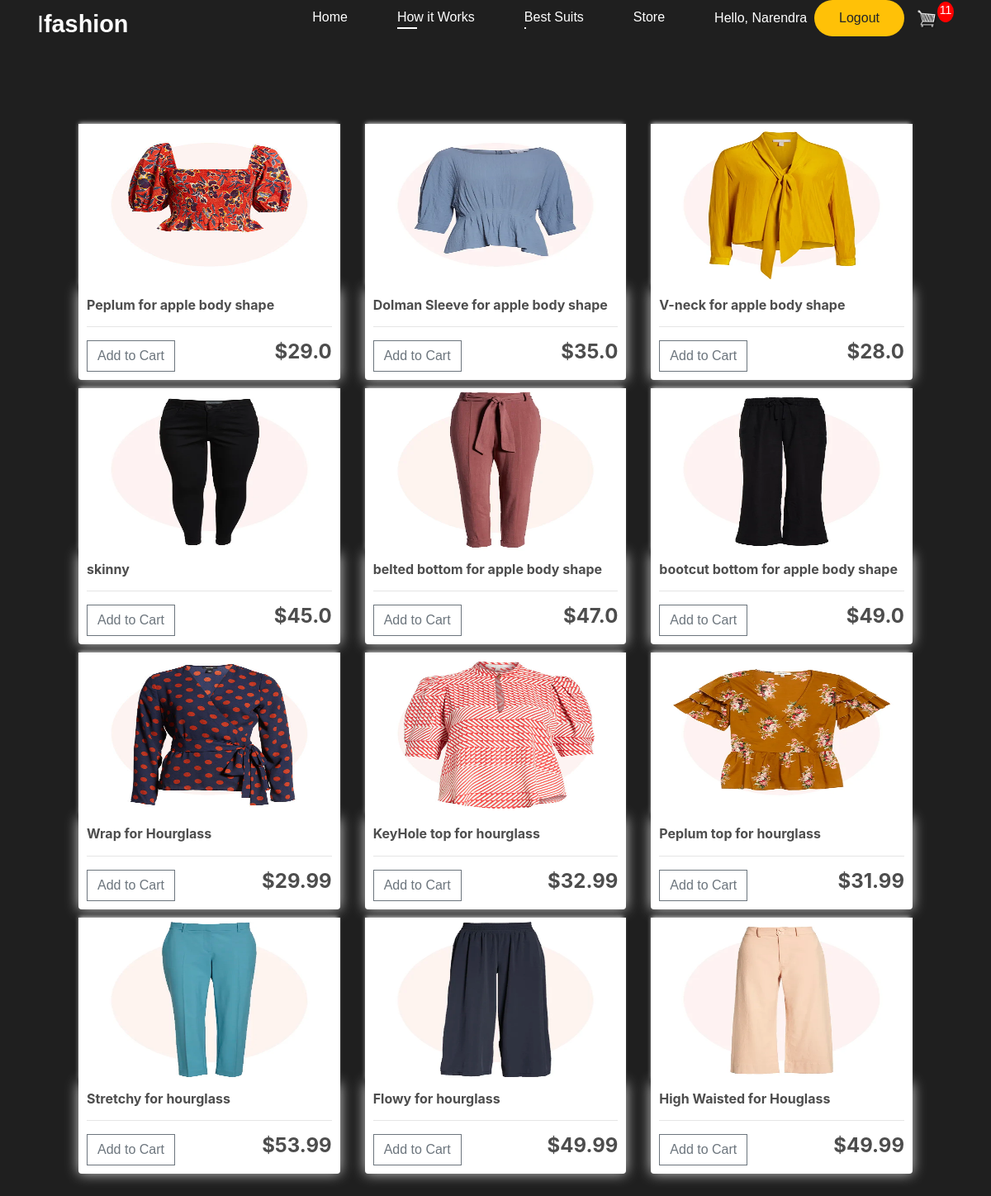
/shop (signed in), run on the app's committed database.
### ecom/models.py (models this page shows, shortened)
class Product(models.Model):
	name = models.CharField(max_length=200)
	price = models.FloatField()
	digital = models.BooleanField(default=False,null=True, blank=True)
	image = models.ImageField(null=True, blank=True)
	@property
	def imageURL(self):
		try:
			url = self.image.url
		except:
			url = ''
		return url

### ecom/views.py (the view)
# urls.py: path('shop',views.shop,name='shop')
def shop(request):
    data = cartData(request)
    cartItems = data['cartItems']
    order = data['order']
    items = data['items']
    products = Product.objects.all()
    context = {'products':products, 'cartItems':cartItems}
    return render(request,'shop.html',context)

### ecom/models.py (called while the page is built)
	@property
	def get_cart_items(self):
		orderitems = self.orderitem_set.all()
		total = sum([item.quantity for item in orderitems])
		return total

### ecom/utils.py (called while the page is built)
def cartData(request):
	if request.user.is_authenticated:
		customer = request.user.customer
		order, created = Order.objects.get_or_create(customer=customer, complete=False)
		items = order.orderitem_set.all()
		cartItems = order.get_cart_items
	else:
		cookieData = cookieCart(request)
		cartItems = cookieData['cartItems']
		order = cookieData['order']
		items = cookieData['items']
	return {'cartItems':cartItems ,'order':order, 'items':items}

### ecom/templates/shop.html
{% extends 'main.html' %}
{% load static %}
{% block content%}
<div class="row" style="padding: 80px;">
    {% for product in products %}
    <div class="col-lg-4">
        <img class="thumbnail" src="{{product.imageURL}}">
        <div class="box-element product">
            <h6><strong>{{product.name}}</strong></h6>
            <hr>
            <button data-product="{{product.id}}" data-action="add" class="btn btn-outline-secondary add-btn update-cart">Add to Cart</button>
            <h4 style="display: inline-block; float: right"><strong>${{product.price}}</strong></h4>
        </div>
    </div>
    {% endfor %}
</div>
{% endblock %}

### ecom/templates/main.html (shortened to what this page needs)
<!DOCTYPE html>
{% load static %}
<html>
<head>
	<link rel="stylesheet" href="https://stackpath.bootstrapcdn.com/bootstrap/4.4.1/css/bootstrap.min.css">
	<link rel="stylesheet" type="text/css" href="{% static 'css/main.css' %}">
</head>
<body>
	<body>
		<nav class="container">
		  <div class="logo">I<strong>fashion</strong></div>
		  <ul class="links">
			<li class="list">
			  <a href="{% url 'store' %}">Home</a>
			</li>
			<li class="list">
			  <a href="{% url 'hiw' %}">How it Works</a>
			  <div class="home_underline"></div>
			</li>
			<li class="list">
				<a href="{% url 'kys' %}">Best Suits</a>
				<div class="home_underline"></div>
			  </li>
			<li class="list">
			  <a href="{% url 'shop' %}">Store</a>
			</li>
			<div class="form-inline my-2 my-lg-0">
				<span id="hello">Hello, {{request.user}} &nbsp </span><button class="btn-warning" href="{% url 'login' %}">Logout</button>
				 <a href="{% url 'cart' %}">
					<img  id="cart-icon" src="{% static 'images/cart.png' %}">
				</a>
				<p id="cart-total">{{cartItems}}</p>
			</div>
		  </ul>
		</nav>
     <div class="">
            {% block content %}
            {% endblock content %}
         </div>
</body>
</html>

### static/css/main.css (style rules this page uses)
* { box-sizing: border-box; }
body { background-color: hsl(0, 0%, 98%); }
h1,h2,h3,h4,h5,h6 { color:hsl(0, 0%, 30%); }
.box-element { box-shadow:hsl(0, 0%, 80%) 0 0 16px; background-color: #fff; border-radius: 4px; padding: 10px; }
.thumbnail { width: 100%; height: 200px; -webkit-box-shadow: -1px -3px 5px -2px rgba(214,214,214,1); -moz-box-shadow: -1px -3px 5px -2px rgba(214,214,214,1); box-shadow: -1px -3px 5px -2px rgba(214,214,214,1); }
.product { border-radius: 0 0 4px 4px; }
#cart-icon { width:25px; display: inline-block; margin-left: 15px; }
#cart-total { display: block; text-align: center; color:#fff; background-color: red; width: 20px; height: 25px; border-radius: 50%; font-size: 14px; }
.col-lg-4, .col-lg-6, .col-lg-8, .col-lg-12 { margin-top: 10px; }
.btn { border-radius: 0; }
.form-inline { flex-flow: none; justify-content: space-evenly; }
.row { margin: initial !important; border: none; justify-content: center; }
#hello { font-size: medium; text-transform: capitalize; }
li { list-style: none; }
a { text-decoration:none; }
* { margin: 0; padding: 0; }
body { background-color: rgb(31, 31, 31); }
.container { top: 0px; left: 0px; right: 0px; display: flex; justify-content: space-between; align-items: center; }
nav { font-family: Arial, Helvetica, sans-serif; font-size: 1rem; color: white; }
nav .logo { font-size: 1.8rem; z-index: 9; }
nav .links { display: flex; gap: 60px; list-style: none; justify-content: center; align-items: center; }
nav .links a { color: white; text-decoration: none; cursor: pointer; font-weight: 400; }
nav li { overflow: hidden; transition: 0.5s cubic-bezier(0.97, 0.02, 0.44, 0.99); }
.home_underline { transform: translateX(-70px); width: auto; height: 2px; background-color: white; transition: 0.5s cubic-bezier(0.97, 0.02, 0.44, 0.99); }
button { border: none; font-family: Arial, Helvetica, sans-serif; font-size: 1rem; color: white; background-color: blueviolet; border-radius: 100px; padding: 10px 30px 10px 30px; transform-origin: center; position: relative; overflow: hidden; }
button::before { content: " "; position: absolute; top: 0px; width: 40px; height: 40px; transform: skewX(40deg) translateX(-90px); background-color: rgba(255, 255, 255, 0.411); z-index: 99; transition: 0.8s cubic-bezier(0.97, 0.02, 0.44, 0.99); }

### ecom/templates/main.html (style rules this page uses)
#hello { text-transform: capitalize; font-size: medium; }

### data on the page
Product: imageURL (picture), name "Peplum for apple body shape", price "29.0"
Product: imageURL (picture), name "Dolman Sleeve for apple body shape", price "35.0"
Product: imageURL (picture), name "V-neck for apple body shape", price "28.0"
Product: imageURL (picture), name "skinny", price "45.0"
Product: imageURL (picture), name "belted bottom for apple body shape", price "47.0"
Product: imageURL (picture), name "bootcut bottom for apple body shape", price "49.0"
Product: imageURL (picture), name "Wrap for Hourglass", price "29.99"
Product: imageURL (picture), name "KeyHole top for hourglass", price "32.99"
Product: imageURL (picture), name "Peplum top for hourglass", price "31.99"
Product: imageURL (picture), name "Stretchy for hourglass", price "53.99"
Product: imageURL (picture), name "Flowy for hourglass", price "49.99"
Product: imageURL (picture), name "High Waisted for Houglass", price "49.99"

### other printed values
{{ request.user }} "Narendra"
{{ cartItems }} "11"
